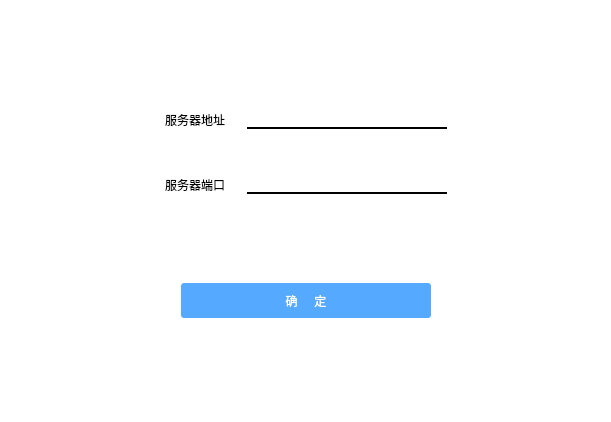
<?xml version="1.0" encoding="UTF-8"?>
<ui version="4.0">
 <class>Login</class>
 <widget class="QDialog" name="Login">
  <property name="geometry">
   <rect>
    <x>0</x>
    <y>0</y>
    <width>611</width>
    <height>422</height>
   </rect>
  </property>
  <property name="windowTitle">
   <string>Dialog</string>
  </property>
  <property name="styleSheet">
   <string notr="true">background-color: rgb(255, 255, 255);
border-color: rgb(0, 0, 0);
border: 2px</string>
  </property>
  <layout class="QVBoxLayout" name="verticalLayout">
   <item>
    <widget class="TitleWidget" name="titlewidget" native="true">
     <property name="minimumSize">
      <size>
       <width>0</width>
       <height>0</height>
      </size>
     </property>
     <property name="layoutDirection">
      <enum>Qt::LeftToRight</enum>
     </property>
    </widget>
   </item>
   <item>
    <widget class="QStackedWidget" name="stackedWidget">
     <property name="styleSheet">
      <string notr="true"/>
     </property>
     <property name="currentIndex">
      <number>2</number>
     </property>
     <widget class="QWidget" name="login_page_3">
      <layout class="QVBoxLayout" name="verticalLayout_2">
       <item>
        <widget class="QWidget" name="widget_12" native="true">
         <layout class="QVBoxLayout" name="verticalLayout_3">
          <item>
           <widget class="QWidget" name="widget_13" native="true">
            <layout class="QGridLayout" name="gridLayout_3">
             <item row="2" column="1">
              <widget class="QLineEdit" name="pwd_log">
               <property name="minimumSize">
                <size>
                 <width>250</width>
                 <height>40</height>
                </size>
               </property>
               <property name="maximumSize">
                <size>
                 <width>150</width>
                 <height>16777215</height>
                </size>
               </property>
               <property name="styleSheet">
                <string notr="true">border-bottom:2px solid </string>
               </property>
               <property name="text">
                <string/>
               </property>
              </widget>
             </item>
             <item row="0" column="0">
              <spacer name="horizontalSpacer_2">
               <property name="orientation">
                <enum>Qt::Horizontal</enum>
               </property>
               <property name="sizeHint" stdset="0">
                <size>
                 <width>40</width>
                 <height>20</height>
                </size>
               </property>
              </spacer>
             </item>
             <item row="0" column="2">
              <spacer name="horizontalSpacer_14">
               <property name="orientation">
                <enum>Qt::Horizontal</enum>
               </property>
               <property name="sizeHint" stdset="0">
                <size>
                 <width>40</width>
                 <height>20</height>
                </size>
               </property>
              </spacer>
             </item>
             <item row="0" column="1">
              <widget class="QLineEdit" name="name_log">
               <property name="minimumSize">
                <size>
                 <width>250</width>
                 <height>40</height>
                </size>
               </property>
               <property name="maximumSize">
                <size>
                 <width>150</width>
                 <height>16777215</height>
                </size>
               </property>
               <property name="autoFillBackground">
                <bool>false</bool>
               </property>
               <property name="styleSheet">
                <string notr="true">border-bottom:2px solid </string>
               </property>
               <property name="text">
                <string/>
               </property>
              </widget>
             </item>
             <item row="1" column="1">
              <spacer name="verticalSpacer_9">
               <property name="orientation">
                <enum>Qt::Vertical</enum>
               </property>
               <property name="sizeHint" stdset="0">
                <size>
                 <width>20</width>
                 <height>10</height>
                </size>
               </property>
              </spacer>
             </item>
            </layout>
           </widget>
          </item>
          <item>
           <widget class="QWidget" name="widget_14" native="true">
            <layout class="QHBoxLayout" name="horizontalLayout_5">
             <item>
              <spacer name="horizontalSpacer_3">
               <property name="orientation">
                <enum>Qt::Horizontal</enum>
               </property>
               <property name="sizeHint" stdset="0">
                <size>
                 <width>50</width>
                 <height>20</height>
                </size>
               </property>
              </spacer>
             </item>
             <item>
              <widget class="QCheckBox" name="rem_pwd">
               <property name="text">
                <string>记住密码</string>
               </property>
              </widget>
             </item>
             <item>
              <spacer name="horizontalSpacer_13">
               <property name="orientation">
                <enum>Qt::Horizontal</enum>
               </property>
               <property name="sizeHint" stdset="0">
                <size>
                 <width>40</width>
                 <height>20</height>
                </size>
               </property>
              </spacer>
             </item>
             <item>
              <widget class="QToolButton" name="reg_log">
               <property name="styleSheet">
                <string notr="true">font: 9pt &quot;Sans Serif&quot;;
text-decoration: underline;
color: rgb(0, 85, 255);</string>
               </property>
               <property name="text">
                <string>注册</string>
               </property>
               <property name="autoRaise">
                <bool>true</bool>
               </property>
              </widget>
             </item>
             <item>
              <spacer name="horizontalSpacer_4">
               <property name="orientation">
                <enum>Qt::Horizontal</enum>
               </property>
               <property name="sizeHint" stdset="0">
                <size>
                 <width>40</width>
                 <height>20</height>
                </size>
               </property>
              </spacer>
             </item>
            </layout>
           </widget>
          </item>
          <item>
           <widget class="QWidget" name="widget_15" native="true">
            <layout class="QHBoxLayout" name="horizontalLayout_6">
             <item>
              <spacer name="horizontalSpacer_9">
               <property name="orientation">
                <enum>Qt::Horizontal</enum>
               </property>
               <property name="sizeHint" stdset="0">
                <size>
                 <width>82</width>
                 <height>20</height>
                </size>
               </property>
              </spacer>
             </item>
             <item>
              <widget class="QToolButton" name="login_ok">
               <property name="minimumSize">
                <size>
                 <width>250</width>
                 <height>40</height>
                </size>
               </property>
               <property name="maximumSize">
                <size>
                 <width>200</width>
                 <height>50</height>
                </size>
               </property>
               <property name="styleSheet">
                <string notr="true">color: rgb(255, 255, 255);
font: 10pt &quot;Sans Serif&quot;;
background-color: rgb(85, 170, 255);
border-radius:3px;</string>
               </property>
               <property name="text">
                <string>登          录</string>
               </property>
               <property name="iconSize">
                <size>
                 <width>200</width>
                 <height>47</height>
                </size>
               </property>
               <property name="autoRaise">
                <bool>true</bool>
               </property>
              </widget>
             </item>
             <item>
              <spacer name="horizontalSpacer_10">
               <property name="orientation">
                <enum>Qt::Horizontal</enum>
               </property>
               <property name="sizeHint" stdset="0">
                <size>
                 <width>81</width>
                 <height>20</height>
                </size>
               </property>
              </spacer>
             </item>
            </layout>
           </widget>
          </item>
         </layout>
        </widget>
       </item>
       <item>
        <spacer name="verticalSpacer_6">
         <property name="orientation">
          <enum>Qt::Vertical</enum>
         </property>
         <property name="sizeHint" stdset="0">
          <size>
           <width>20</width>
           <height>10</height>
          </size>
         </property>
        </spacer>
       </item>
      </layout>
     </widget>
     <widget class="QWidget" name="reg_page_3">
      <layout class="QHBoxLayout" name="horizontalLayout_3">
       <item>
        <spacer name="horizontalSpacer_7">
         <property name="orientation">
          <enum>Qt::Horizontal</enum>
         </property>
         <property name="sizeHint" stdset="0">
          <size>
           <width>59</width>
           <height>20</height>
          </size>
         </property>
        </spacer>
       </item>
       <item>
        <widget class="QWidget" name="widget" native="true">
         <layout class="QVBoxLayout" name="verticalLayout_4">
          <item>
           <widget class="QWidget" name="widget_2" native="true">
            <layout class="QGridLayout" name="gridLayout">
             <item row="0" column="0">
              <widget class="QLabel" name="label_2">
               <property name="text">
                <string>用户名</string>
               </property>
              </widget>
             </item>
             <item row="0" column="1">
              <widget class="QLineEdit" name="name_reg">
               <property name="styleSheet">
                <string notr="true">border-bottom:2px solid </string>
               </property>
              </widget>
             </item>
             <item row="1" column="0">
              <widget class="QLabel" name="label_5">
               <property name="text">
                <string>昵称</string>
               </property>
              </widget>
             </item>
             <item row="1" column="1">
              <widget class="QLineEdit" name="nichen_reg">
               <property name="styleSheet">
                <string notr="true">border-bottom:2px solid </string>
               </property>
              </widget>
             </item>
             <item row="2" column="0">
              <widget class="QLabel" name="label_3">
               <property name="text">
                <string>密码</string>
               </property>
              </widget>
             </item>
             <item row="2" column="1">
              <widget class="QLineEdit" name="pwd_reg">
               <property name="styleSheet">
                <string notr="true">border-bottom:2px solid </string>
               </property>
              </widget>
             </item>
             <item row="3" column="0">
              <widget class="QLabel" name="label_4">
               <property name="text">
                <string>确认密码</string>
               </property>
              </widget>
             </item>
             <item row="3" column="1">
              <widget class="QLineEdit" name="repwd_reg">
               <property name="styleSheet">
                <string notr="true">border-bottom:2px solid </string>
               </property>
              </widget>
             </item>
             <item row="4" column="0">
              <widget class="QLabel" name="label_6">
               <property name="text">
                <string>电话号码</string>
               </property>
              </widget>
             </item>
             <item row="4" column="1">
              <widget class="QLineEdit" name="phone_reg">
               <property name="styleSheet">
                <string notr="true">border-bottom:2px solid </string>
               </property>
              </widget>
             </item>
             <item row="5" column="0">
              <widget class="QLabel" name="label_10">
               <property name="text">
                <string>邮箱</string>
               </property>
              </widget>
             </item>
             <item row="5" column="1">
              <widget class="QLineEdit" name="email_reg">
               <property name="styleSheet">
                <string notr="true">border-bottom:2px solid </string>
               </property>
              </widget>
             </item>
            </layout>
           </widget>
          </item>
          <item>
           <widget class="QWidget" name="widget_3" native="true">
            <layout class="QHBoxLayout" name="horizontalLayout_2">
             <item>
              <widget class="QToolButton" name="regist">
               <property name="minimumSize">
                <size>
                 <width>250</width>
                 <height>35</height>
                </size>
               </property>
               <property name="styleSheet">
                <string notr="true">background-color: rgb(85, 170, 255);
font: 10pt &quot;Sans Serif&quot;;
color: rgb(255, 255, 255);
border-color: rgb(255, 255, 255);
border-radius:3px;</string>
               </property>
               <property name="text">
                <string>注     册</string>
               </property>
               <property name="autoRaise">
                <bool>true</bool>
               </property>
              </widget>
             </item>
            </layout>
           </widget>
          </item>
          <item>
           <spacer name="verticalSpacer_2">
            <property name="orientation">
             <enum>Qt::Vertical</enum>
            </property>
            <property name="sizeHint" stdset="0">
             <size>
              <width>20</width>
              <height>20</height>
             </size>
            </property>
           </spacer>
          </item>
         </layout>
         <zorder>widget_3</zorder>
         <zorder>widget_2</zorder>
         <zorder>verticalSpacer_2</zorder>
        </widget>
       </item>
       <item>
        <spacer name="horizontalSpacer_8">
         <property name="orientation">
          <enum>Qt::Horizontal</enum>
         </property>
         <property name="sizeHint" stdset="0">
          <size>
           <width>58</width>
           <height>20</height>
          </size>
         </property>
        </spacer>
       </item>
      </layout>
     </widget>
     <widget class="QWidget" name="set_page_3">
      <layout class="QHBoxLayout" name="horizontalLayout_7">
       <item>
        <spacer name="horizontalSpacer_18">
         <property name="orientation">
          <enum>Qt::Horizontal</enum>
         </property>
         <property name="sizeHint" stdset="0">
          <size>
           <width>68</width>
           <height>20</height>
          </size>
         </property>
        </spacer>
       </item>
       <item>
        <widget class="QWidget" name="widget_4" native="true">
         <layout class="QVBoxLayout" name="verticalLayout_5">
          <item>
           <spacer name="verticalSpacer_7">
            <property name="orientation">
             <enum>Qt::Vertical</enum>
            </property>
            <property name="sizeHint" stdset="0">
             <size>
              <width>20</width>
              <height>40</height>
             </size>
            </property>
           </spacer>
          </item>
          <item>
           <widget class="QWidget" name="widget_6" native="true">
            <layout class="QGridLayout" name="gridLayout_2">
             <item row="0" column="0">
              <widget class="QLabel" name="label_12">
               <property name="text">
                <string>服务器地址</string>
               </property>
              </widget>
             </item>
             <item row="2" column="0" colspan="2">
              <widget class="QLabel" name="label_13">
               <property name="text">
                <string>服务器端口</string>
               </property>
              </widget>
             </item>
             <item row="2" column="2">
              <widget class="QLineEdit" name="port">
               <property name="styleSheet">
                <string notr="true">border-bottom:2px solid </string>
               </property>
              </widget>
             </item>
             <item row="0" column="1">
              <spacer name="horizontalSpacer_17">
               <property name="orientation">
                <enum>Qt::Horizontal</enum>
               </property>
               <property name="sizeHint" stdset="0">
                <size>
                 <width>10</width>
                 <height>20</height>
                </size>
               </property>
              </spacer>
             </item>
             <item row="1" column="0">
              <spacer name="verticalSpacer_3">
               <property name="orientation">
                <enum>Qt::Vertical</enum>
               </property>
               <property name="sizeHint" stdset="0">
                <size>
                 <width>20</width>
                 <height>40</height>
                </size>
               </property>
              </spacer>
             </item>
             <item row="0" column="2">
              <widget class="QLineEdit" name="ip_addr">
               <property name="minimumSize">
                <size>
                 <width>200</width>
                 <height>0</height>
                </size>
               </property>
               <property name="styleSheet">
                <string notr="true">border-bottom:2px solid </string>
               </property>
              </widget>
             </item>
            </layout>
           </widget>
          </item>
          <item>
           <spacer name="verticalSpacer_8">
            <property name="orientation">
             <enum>Qt::Vertical</enum>
            </property>
            <property name="sizeHint" stdset="0">
             <size>
              <width>20</width>
              <height>40</height>
             </size>
            </property>
           </spacer>
          </item>
          <item>
           <widget class="QWidget" name="widget_5" native="true">
            <layout class="QHBoxLayout" name="horizontalLayout_4">
             <item>
              <widget class="QToolButton" name="server_ok">
               <property name="minimumSize">
                <size>
                 <width>250</width>
                 <height>35</height>
                </size>
               </property>
               <property name="styleSheet">
                <string notr="true">background-color: rgb(85, 170, 255);
font: 10pt &quot;Sans Serif&quot;;
color: rgb(255, 255, 255);
border-radius:3px;</string>
               </property>
               <property name="text">
                <string>确     定</string>
               </property>
               <property name="autoRaise">
                <bool>true</bool>
               </property>
              </widget>
             </item>
            </layout>
           </widget>
          </item>
          <item>
           <spacer name="verticalSpacer_5">
            <property name="orientation">
             <enum>Qt::Vertical</enum>
            </property>
            <property name="sizeHint" stdset="0">
             <size>
              <width>20</width>
              <height>40</height>
             </size>
            </property>
           </spacer>
          </item>
         </layout>
        </widget>
       </item>
       <item>
        <spacer name="horizontalSpacer_19">
         <property name="orientation">
          <enum>Qt::Horizontal</enum>
         </property>
         <property name="sizeHint" stdset="0">
          <size>
           <width>67</width>
           <height>20</height>
          </size>
         </property>
        </spacer>
       </item>
      </layout>
     </widget>
    </widget>
   </item>
  </layout>
 </widget>
 <customwidgets>
  <customwidget>
   <class>TitleWidget</class>
   <extends>QWidget</extends>
   <header location="global">titlewidget.h</header>
   <container>1</container>
  </customwidget>
 </customwidgets>
 <tabstops>
  <tabstop>name_log</tabstop>
  <tabstop>pwd_log</tabstop>
  <tabstop>rem_pwd</tabstop>
  <tabstop>reg_log</tabstop>
  <tabstop>login_ok</tabstop>
  <tabstop>name_reg</tabstop>
  <tabstop>nichen_reg</tabstop>
  <tabstop>pwd_reg</tabstop>
  <tabstop>repwd_reg</tabstop>
  <tabstop>phone_reg</tabstop>
  <tabstop>email_reg</tabstop>
  <tabstop>regist</tabstop>
  <tabstop>ip_addr</tabstop>
  <tabstop>port</tabstop>
  <tabstop>server_ok</tabstop>
 </tabstops>
 <resources/>
 <connections/>
</ui>
